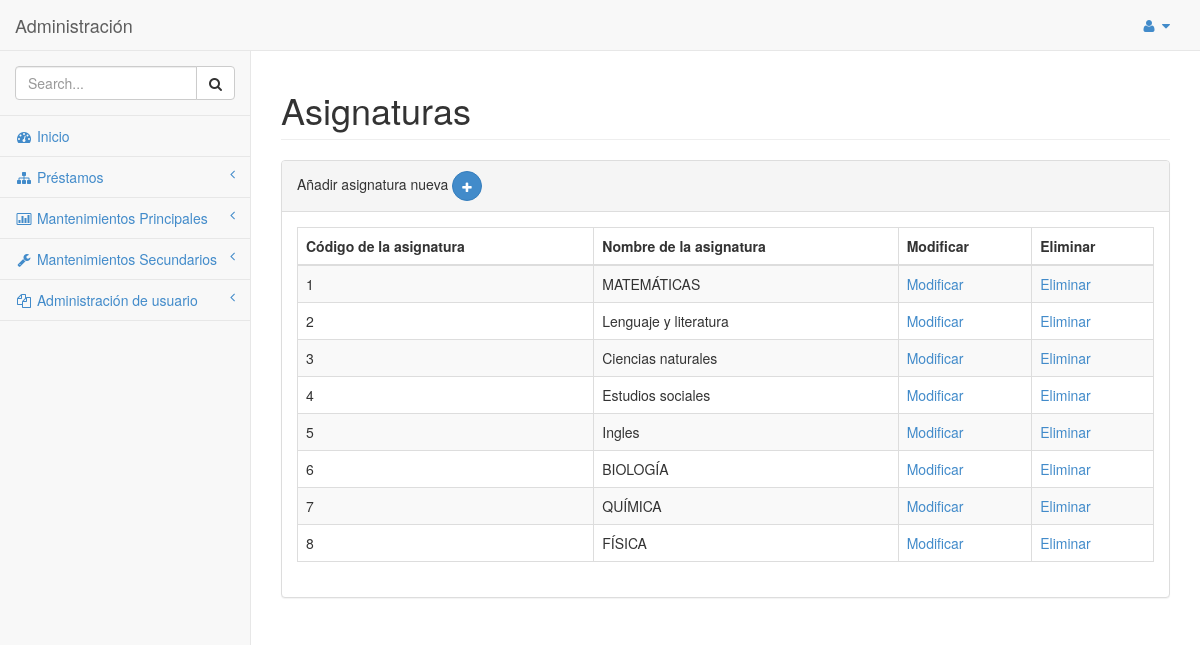
/SYSTEM/library_system/mantenimientos/secundarios/asignatura.php, run on the app's committed database.
### tables this page shows
CREATE TABLE `asignatura` (
  `CODIGO_ASIGNATURA` int(11) NOT NULL,
  `NOMBRE_ASIGNATURA` varchar(45) DEFAULT NULL
);

### SYSTEM/library_system/clases/conexion/clDML.php (called while the page is built, shortened)
<?php
class clDML
{
    public function conectar($hostname, $username,$password, $database){
        $mysqli = new mysqli($hostname, $username,$password, $database);
        if ($mysqli -> connect_errno) {
        die( "Fallo la conexión a MySQL: (" . $mysqli -> mysqli_connect_errno()
        . ") " . $mysqli -> mysqli_connect_error());
        return $mysqli;
        }
        else{
            return $mysqli;
        }
    }
    public function get_list($query)
    {
        $connection = $this->conectar(DB_HOST,DB_USER,DB_PASS,DB_NAME,DB_CHARSET);
        $result = $connection->query($query);
        if($result){
            $users = $result->fetch_all(MYSQLI_ASSOC);
        }else{
            $users = [];
        }
        return $users;
    }
}
?>

### SYSTEM/library_system/clases/conexion/mto_asignatura.php (called while the page is built, shortened)
<?php
require_once "clDML.php";
class mto_asignatura extends clDML
{
    public function get_asignatura()
    {
        $query = "SELECT * FROM ASIGNATURA";
        $conn = new clDML();
        $users = $conn->get_list($query);
        return $users;
    }
}
?>

### SYSTEM/library_system/mantenimientos/secundarios/asignatura.php (the view, shortened to what this page needs)
<?php
require_once "../../clases/conexion/mto_asignatura.php";
$clMto_asignatura = new mto_asignatura();
?>
<!DOCTYPE html>
<html>
<head>
    <link href="../../css/bootstrap.min.css" rel="stylesheet">
    <link href="../../font-awesome/css/font-awesome.css" rel="stylesheet">
    <link href="../../css/plugins/morris/morris-0.4.3.min.css" rel="stylesheet">
    <link href="../../css/plugins/timeline/timeline.css" rel="stylesheet">
    <link href="../../css/sb-admin.css" rel="stylesheet">
</head>
<body>
    <div id="wrapper">
        <nav class="navbar navbar-default navbar-fixed-top" role="navigation" style="margin-bottom: 0">
            <div class="navbar-header">
                <a class="navbar-brand" href="index.html">Administración</a>
            </div>
            <ul class="nav navbar-top-links navbar-right">
                <li class="dropdown">
                    <a class="dropdown-toggle" data-toggle="dropdown" href="#">
                        <i class="fa fa-user fa-fw"></i>  <i class="fa fa-caret-down"></i>
                    </a>
                </li>
            </ul>
           <div class="navbar-default navbar-static-side" role="navigation">
                <div class="sidebar-collapse">
                    <ul class="nav" id="side-menu">
                        <li class="sidebar-search">
                            <div class="input-group custom-search-form">
                                <input type="text" class="form-control" placeholder="Search...">
                                <span class="input-group-btn">
                                <button class="btn btn-default" type="button">
                                    <i class="fa fa-search"></i>
                                </button>
                            </span>
                            </div>
                        </li>
                       <?php include '../../menu.php';?>
                    </ul>
                </div>
            </div>
        </nav>
        <div id="page-wrapper">
            <div class="row">
                <div class="col-lg-12">
                    <h1 class="page-header">Asignaturas</h1>
                </div>
            </div>
            <div class="row">
                <div class="col-lg-12">
                    <div class="panel panel-default">
                        <div class="panel-heading">
                            Añadir asignatura nueva    <a class="btn btn-primary btn-circle" href="asignatura_nueva.php"><i class="fa fa-plus"></i></a>
                        </div>
                        <div class="panel-body">
                            <div class="table-responsive">
                                <table class="table table-striped table-bordered table-hover" id="dataTables-example">
                                     <thead>
                                        <tr>
                                            <th>Código de la asignatura</th>
                                            <th>Nombre de la asignatura</th>
                                            <th>Modificar</th>
                                            <th>Eliminar</th>
                                        </tr>
                                    </thead>
                                     <?php
                                        $a_users = $clMto_asignatura->get_asignatura();
                                        foreach ($a_users as $row): ?>
                                            <tr>
                                                <td><?php echo $row['CODIGO_ASIGNATURA']; ?></td>
                                                <td><?php echo $row['NOMBRE_ASIGNATURA']; ?></td>
                                                <td><a href="asignatura_nueva.php?codigo=<?php echo $row['CODIGO_ASIGNATURA']; ?>">Modificar</a></td>
                                                <td><a href="asignatura.php?codigo=<?php echo $row['CODIGO_ASIGNATURA']; ?>">Eliminar</a></td>
                                            </tr>
                                    <?php endforeach ?>
                                </table>
                            </div>
                        </div>
                    </div>
                </div>
            </div>
        </div>
    </div>
</body>
</html>

### SYSTEM/library_system/css/sb-admin.css (style rules this page uses)
body { padding-top: 100px; background-color: #f8f8f8; }
@media (min-width:768px) { body { padding-top: 50px; } }
#wrapper { width: 100%; }
#page-wrapper { padding: 0 15px; min-height: 568px; background-color: #fff; }
@media (min-width:768px) { #page-wrapper { position: inherit; margin: 0 0 0 250px; padding: 0 30px; min-height: 1300px; border-left: 1px solid #e7e7e7; } }
.navbar-top-links li { display: inline-block; }
.navbar-top-links li:last-child { margin-right: 15px; }
.navbar-top-links li a { padding: 15px; min-height: 50px; }
.navbar-static-side ul li { border-bottom: 1px solid #e7e7e7; }
.sidebar-search { padding: 15px; }
@media (min-width:768px) { .navbar-static-side { z-index: 1; position: absolute; width: 250px; margin-top: 51px; } }
.btn-circle { width: 30px; height: 30px; padding: 6px 0; border-radius: 15px; text-align: center; font-size: 12px; line-height: 1.428571429; }

### data on the page
asignatura: CODIGO_ASIGNATURA "1", NOMBRE_ASIGNATURA "MATEMÁTICAS"
asignatura: CODIGO_ASIGNATURA "2", NOMBRE_ASIGNATURA "Lenguaje y literatura"
asignatura: CODIGO_ASIGNATURA "3", NOMBRE_ASIGNATURA "Ciencias naturales"
asignatura: CODIGO_ASIGNATURA "4", NOMBRE_ASIGNATURA "Estudios sociales"
asignatura: CODIGO_ASIGNATURA "5", NOMBRE_ASIGNATURA "Ingles"
asignatura: CODIGO_ASIGNATURA "6", NOMBRE_ASIGNATURA "BIOLOGÍA"
asignatura: CODIGO_ASIGNATURA "7", NOMBRE_ASIGNATURA "QUÍMICA"
asignatura: CODIGO_ASIGNATURA "8", NOMBRE_ASIGNATURA "FÍSICA"
